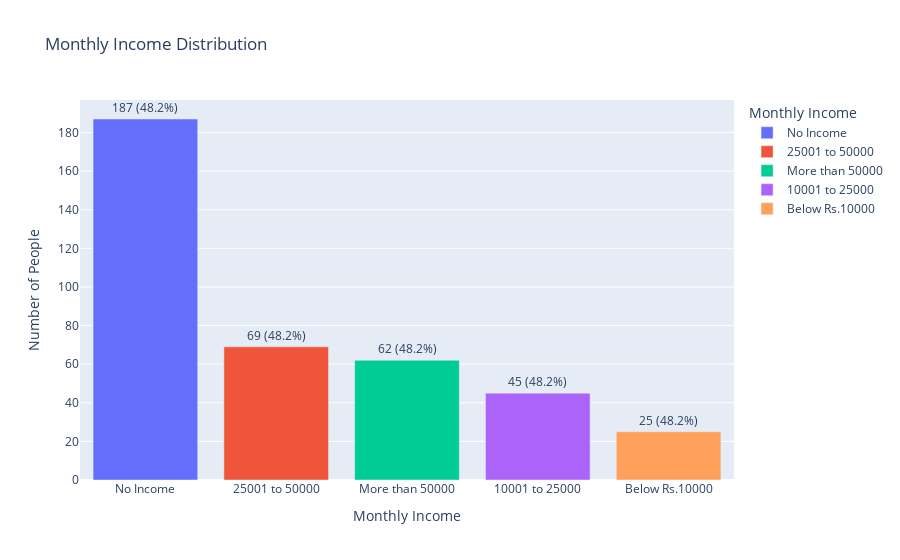

Notebook code cell kept with this figure:
### Markdown cell above
MONTHLY INCOME

### Code cell
# Extract the values from the 'Monthly Income' column and count occurrences
monthly_income_counts = online_food['Monthly Income'].value_counts().reset_index()
monthly_income_counts.columns = ['Monthly Income', 'Count']

# Calculate the total count
total_count = monthly_income_counts['Count'].sum()

# Calculate the percentage for each income category
monthly_income_counts['Percentage'] = (monthly_income_counts['Count'] / total_count) * 100

# Create the bar chart
fig = px.bar(monthly_income_counts, x='Monthly Income', y='Count', title='Monthly Income Distribution',
             labels={'Monthly Income': 'Monthly Income', 'Count': 'Number of People'},
             color='Monthly Income', color_continuous_scale='Viridis')

# Add data labels with percentages
fig.update_traces(texttemplate='%{y} (%{customdata:.1f}%)', textposition='outside',
                  customdata=monthly_income_counts['Percentage'])

# Show the plot
fig.show()

### Figure 1 — Plotly figure (JSON) as saved in the notebook; plotly's stock layout.template omitted (floating-point values rounded to 4 significant figures)
{"data": [{"alignmentgroup": "True", "customdata": [48.2, 17.78, 15.98, 11.6, 6.443], "hovertemplate": "Monthly Income=%{x}<br>Number of People=%{y}<extra></extra>", "legendgroup": "No Income", "marker": {"color": "#636efa", "pattern": {"shape": ""}}, "name": "No Income", "offsetgroup": "No Income", "orientation": "v", "showlegend": true, "textposition": "outside", "texttemplate": "%{y} (%{customdata:.1f}%)", "type": "bar", "x": ["No Income"], "xaxis": "x", "y": [187], "yaxis": "y"}, {"alignmentgroup": "True", "customdata": [48.2, 17.78, 15.98, 11.6, 6.443], "hovertemplate": "Monthly Income=%{x}<br>Number of People=%{y}<extra></extra>", "legendgroup": "25001 to 50000", "marker": {"color": "#EF553B", "pattern": {"shape": ""}}, "name": "25001 to 50000", "offsetgroup": "25001 to 50000", "orientation": "v", "showlegend": true, "textposition": "outside", "texttemplate": "%{y} (%{customdata:.1f}%)", "type": "bar", "x": ["25001 to 50000"], "xaxis": "x", "y": [69], "yaxis": "y"}, {"alignmentgroup": "True", "customdata": [48.2, 17.78, 15.98, 11.6, 6.443], "hovertemplate": "Monthly Income=%{x}<br>Number of People=%{y}<extra></extra>", "legendgroup": "More than 50000", "marker": {"color": "#00cc96", "pattern": {"shape": ""}}, "name": "More than 50000", "offsetgroup": "More than 50000", "orientation": "v", "showlegend": true, "textposition": "outside", "texttemplate": "%{y} (%{customdata:.1f}%)", "type": "bar", "x": ["More than 50000"], "xaxis": "x", "y": [62], "yaxis": "y"}, {"alignmentgroup": "True", "customdata": [48.2, 17.78, 15.98, 11.6, 6.443], "hovertemplate": "Monthly Income=%{x}<br>Number of People=%{y}<extra></extra>", "legendgroup": "10001 to 25000", "marker": {"color": "#ab63fa", "pattern": {"shape": ""}}, "name": "10001 to 25000", "offsetgroup": "10001 to 25000", "orientation": "v", "showlegend": true, "textposition": "outside", "texttemplate": "%{y} (%{customdata:.1f}%)", "type": "bar", "x": ["10001 to 25000"], "xaxis": "x", "y": [45], "yaxis": "y"}, {"alignmentgroup": "True", "customdata": [48.2, 17.78, 15.98, 11.6, 6.443], "hovertemplate": "Monthly Income=%{x}<br>Number of People=%{y}<extra></extra>", "legendgroup": "Below Rs.10000", "marker": {"color": "#FFA15A", "pattern": {"shape": ""}}, "name": "Below Rs.10000", "offsetgroup": "Below Rs.10000", "orientation": "v", "showlegend": true, "textposition": "outside", "texttemplate": "%{y} (%{customdata:.1f}%)", "type": "bar", "x": ["Below Rs.10000"], "xaxis": "x", "y": [25], "yaxis": "y"}], "layout": {"barmode": "relative", "legend": {"title": {"text": "Monthly Income"}, "tracegroupgap": 0}, "title": {"text": "Monthly Income Distribution"}, "xaxis": {"anchor": "y", "categoryarray": ["No Income", "25001 to 50000", "More than 50000", "10001 to 25000", "Below Rs.10000"], "categoryorder": "array", "domain": [0, 1], "title": {"text": "Monthly Income"}}, "yaxis": {"anchor": "x", "domain": [0, 1], "title": {"text": "Number of People"}}}}
